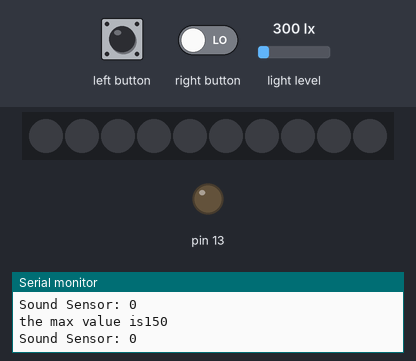
This sketch was run on a simulated Arduino Leonardo, built with avr-gcc and run on an emulated ATmega32U4. Parts: 10 RGB LEDs in strip order, left to right, output pins drawn as LEDs (lit = HIGH), the last lines printed to the serial monitor. Inputs (shaded band) come from the test bench; at power-on: light level 300 lx. Dim RGB values are drawn brighter than linear.

Above: at 1.2 s.
1.3 s: left button pressed for 3.2 s
At 4.7 s:
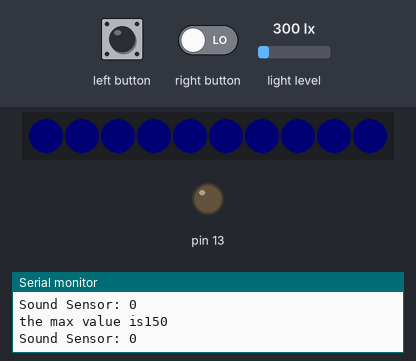
6.0 s: left button pressed for 0.15 s
At 7.2 s:
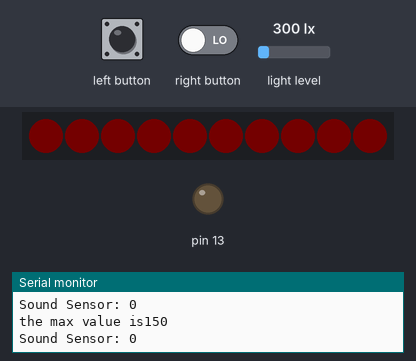
7.6 s: left button pressed for 1 s
At 9.6 s:
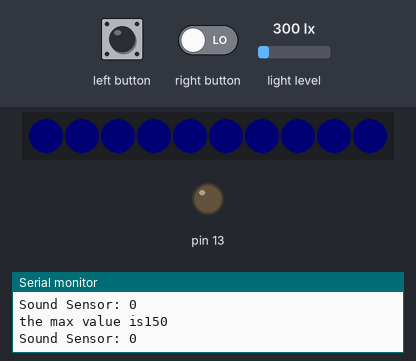
10.1 s: left button driven HIGH and right button driven HIGH
At 11.8 s:
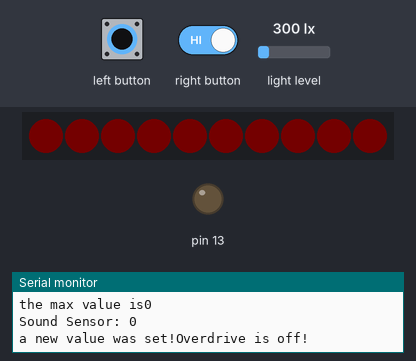
11.9 s: left button set LOW
Timing chart, 0 to 14.9 s (numbered marks = the images above; inputs shaded):
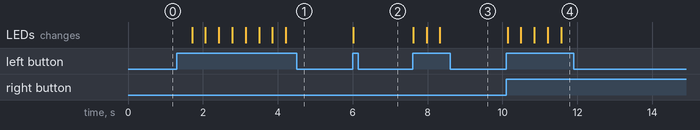

The sketch:

ChrisElszyBlowDubstep.ino
```cpp
#include <Adafruit_CircuitPlayground.h>
#include <MIDIUSB.h>

//a modified version of an adafruit project I made last semester
//a midi controller that is controlled by the sound sensor

//however changing the light sensor variable ruins the program and
//makes it unuploadable
int value = CircuitPlayground.lightSensor();
int maxValue;
int fx;

bool overdrive = false;

void setup()
{
  Serial.begin(9600);

  setValue(value);

  CircuitPlayground.begin();

  overdrive = false;
}

// First parameter is the event type (0x09 = note on, 0x08 = note off).
// Second parameter is note-on/note-off, combined with the channel.
// Channel can be anything between 0-15. Typically reported to the user as 1-16.
// Third parameter is the note number (48 = middle C).
// Fourth parameter is the velocity (64 = normal, 127 = fastest).
void noteOn(byte channel, byte pitch, byte velocity)
{
  midiEventPacket_t noteOn = {0x09, 0x90 | channel, pitch, velocity};
  MidiUSB.sendMIDI(noteOn);
}

void noteOff(byte channel, byte pitch, byte velocity)
{
  midiEventPacket_t noteOff = {0x08, 0x80 | channel, pitch, velocity};
  MidiUSB.sendMIDI(noteOff);
}

// Define MIDI function "controlChange"
void controlChange(byte channel, byte control, byte value)
{
  midiEventPacket_t event = {0x0B, 0xB0 | channel, control, value};
  MidiUSB.sendMIDI(event);
}

//calibrate the max value for the light sensor
void setValue(int a)
{
  maxValue = a;
  Serial.print("a new value was set!");
}

//basically the update function
void loop()
{
  //if we are in overdrive we will multiply the value by 2
  //else we just take the value as is
  if(overdrive)
  {
    value = CircuitPlayground.soundSensor() * 2;
  }
  else
  {
    value = CircuitPlayground.soundSensor();
  }

  //for testing purposes, reading the sensor values
  Serial.print("the max value is");
  Serial.println(maxValue);

  Serial.print("Sound Sensor: ");
  Serial.println(value);

  int MIDI_light = map(value, 1, 25, 64, 127);

  controlChange(0, 10, MIDI_light);
  MidiUSB.flush();

    //sets the max value incase light changes again
  if(CircuitPlayground.rightButton() == true)
  {
    setValue(value);
  }

  //puts the sensor into overdrive and makes it more sensitive
  if(CircuitPlayground.leftButton() == true)
  {
    toggleOverdrive();
  }

  delay(50);
}

//this function is called to set if the overdrive is on or not.
//also turns on all neo pixels to a different color
void toggleOverdrive()
{
  if(overdrive == false)
  {
    overdrive = true;
    Serial.println("Overdrive is on!");
    CircuitPlayground.setPixelColor(0, 0, 0, 1);
    CircuitPlayground.setPixelColor(1, 0, 0, 1);
    CircuitPlayground.setPixelColor(2, 0, 0, 1);
    CircuitPlayground.setPixelColor(3, 0, 0, 1);
    CircuitPlayground.setPixelColor(4, 0, 0, 1);
    CircuitPlayground.setPixelColor(5, 0, 0, 1);
    CircuitPlayground.setPixelColor(6, 0, 0, 1);
    CircuitPlayground.setPixelColor(7, 0, 0, 1);
    CircuitPlayground.setPixelColor(8, 0, 0, 1);
    CircuitPlayground.setPixelColor(9, 0, 0, 1);
    CircuitPlayground.setBrightness(255);
  }
  else
  {
    overdrive = false;
    Serial.println("Overdrive is off!");
    CircuitPlayground.setPixelColor(0, 1, 0, 0);
    CircuitPlayground.setPixelColor(1, 1, 0, 0);
    CircuitPlayground.setPixelColor(2, 1, 0, 0);
    CircuitPlayground.setPixelColor(3, 1, 0, 0);
    CircuitPlayground.setPixelColor(4, 1, 0, 0);
    CircuitPlayground.setPixelColor(5, 1, 0, 0);
    CircuitPlayground.setPixelColor(6, 1, 0, 0);
    CircuitPlayground.setPixelColor(7, 1, 0, 0);
    CircuitPlayground.setPixelColor(8, 1, 0, 0);
    CircuitPlayground.setPixelColor(9, 1, 0, 0);
    CircuitPlayground.setBrightness(255);
  }

  delay(300);
}
```

Measured:
- after the input at 1.3 s, the LEDs: first change after 0.41 s (image 1 shows a later state)
- after the input at 6.0 s, the LEDs: change at once (image 2)
- after the input at 7.6 s, the LEDs: change at once (image 3)
- after the input at 10.1 s, the LEDs: change at once (image 4)
